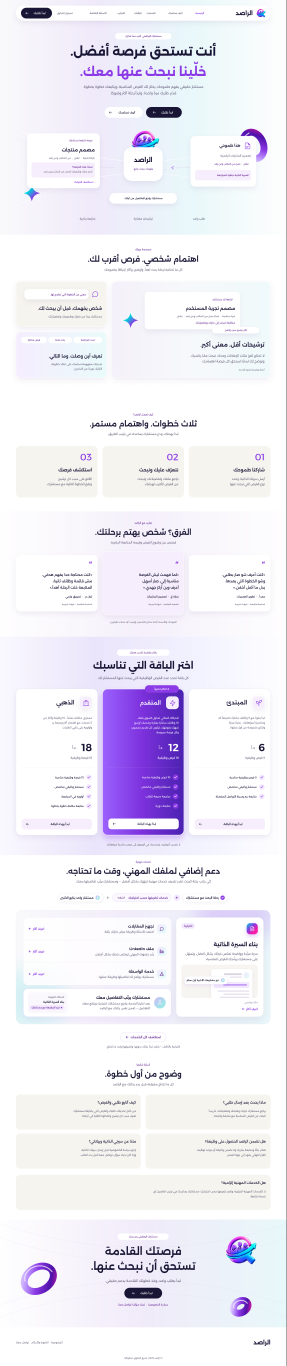
#> input picture work/figma/2021-2.png, 860 x 4096 px (shown at 1/3 size); its folder holds 4 pictures in this run
$ python review_images.py
#> lines starting #> are read from the running program, lines starting #| are printed output that depends on the picture
from PIL import Image, ImageOps, ImageDraw
import json, pathlib
p=pathlib.Path(__file__).parent/'figma'
items=json.loads((p/'exports.json').read_text('utf-8'))
#> (reads work/figma/exports.json from the repository)
for start in range(0,len(items),8):
    canvas=Image.new('RGB',(1600,1200),'#ddd')
#> canvas: PIL image 1600x1200 RGB; every value is 221
    d=ImageDraw.Draw(canvas)
    for j,item in enumerate(items[start:start+8]):
        f=p/(item['id'].replace(':','-')+'.png')
        if not f.exists(): continue
        im=Image.open(f).convert('RGB');im.thumbnail((390,550))
#> after `im.thumbnail((390, 550))`:
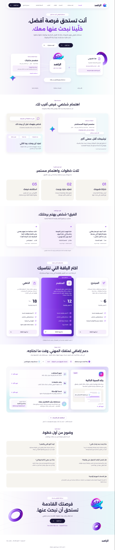
#> im: PIL image 115x550 RGB; mean R, G, B 239.6, 237.3, 246.3
        x=(j%4)*400;y=(j//4)*600
        canvas.paste(im,(x,y+30));d.text((x+5,y+5),item['id'],fill='black')
#> after `canvas.paste(im, (x, y + 30))`:
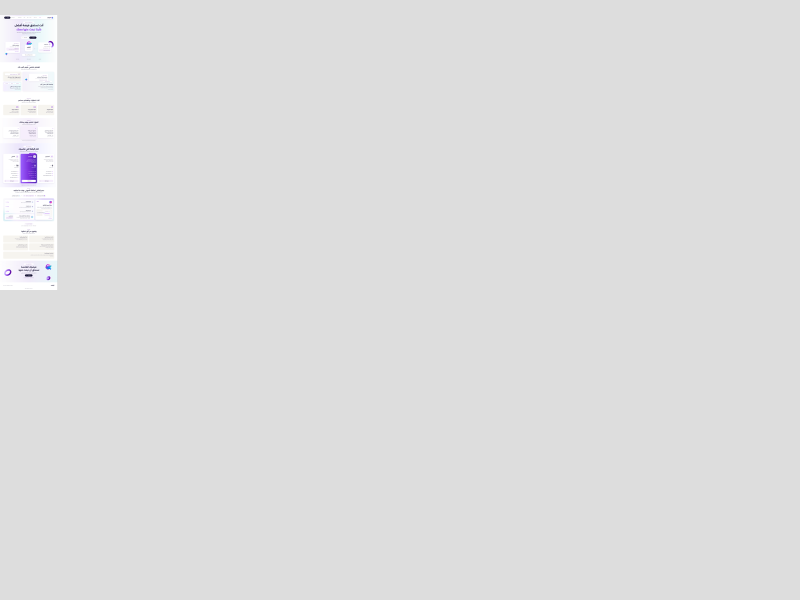
#> canvas: PIL image 1600x1200 RGB (shown at 1/2 size); mean R, G, B 221.6, 221.5, 221.8
    canvas.save(p/f'review-{start}.jpg')
